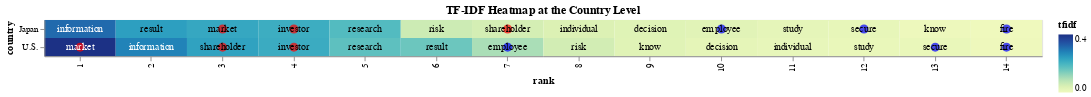

The notebook cell this image was saved under:
### Markdown cell above
![Heatmap Chart](chart1.png)

### Code cell
# Show the heat map at the country level.
term_list3 = ['shareholder', 'market', 'investor']
term_list4 = ['employee', 'secure', 'fire']

tfidf_melted2 = tfidf_df_country.melt(
    id_vars=['country'],
    var_name='term',
    value_name='tfidf')

tfidf_melted2 = tfidf_melted2.sort_values(
    by=['country', 'tfidf', 'term'],
    ascending=[True, False, True])

tfidf_melted2['rank'] = tfidf_melted2.groupby('country').cumcount() + 1

base = alt.Chart(tfidf_melted2).encode(
    x='rank:O',
    y='country:N'
)

heatmap = base.mark_rect().encode(
    color='tfidf:Q'
)

circle_red2 = base.mark_circle(size=100).encode(
    color=alt.condition(
        alt.FieldOneOfPredicate(field='term', oneOf=term_list3),
        alt.value('red'),
        alt.value('#FFFFFF00')
    )
)

circle_blue2 = base.mark_circle(size=100).encode(
    color=alt.condition(
        alt.FieldOneOfPredicate(field='term', oneOf=term_list4),
        alt.value('blue'),
        alt.value('#FFFFFF00')
    )
)

text = base.mark_text(baseline='middle').encode(
    text='term:N',
    color=alt.condition(alt.datum.tfidf >= 0.23,
                        alt.value('white'),
                        alt.value('black'))
)

chart2 = (heatmap + circle_red2 + circle_blue2 + text).properties(
    width=1100,
    title='TF-IDF Heatmap at the Country Level'
)

chart2.save('chart2.png')
chart2

### Figure 1 — Vega-Lite specification as saved in the notebook (floating-point values rounded to 4 significant figures)
{"config": {"view": {"continuousWidth": 300, "continuousHeight": 300}}, "layer": [{"mark": {"type": "rect"}, "encoding": {"color": {"field": "tfidf", "type": "quantitative"}, "x": {"field": "rank", "type": "ordinal"}, "y": {"field": "country", "type": "nominal"}}}, {"mark": {"type": "circle", "size": 100}, "encoding": {"color": {"condition": {"test": {"field": "term", "oneOf": ["shareholder", "market", "investor"]}, "value": "red"}, "value": "#FFFFFF00"}, "x": {"field": "rank", "type": "ordinal"}, "y": {"field": "country", "type": "nominal"}}}, {"mark": {"type": "circle", "size": 100}, "encoding": {"color": {"condition": {"test": {"field": "term", "oneOf": ["employee", "secure", "fire"]}, "value": "blue"}, "value": "#FFFFFF00"}, "x": {"field": "rank", "type": "ordinal"}, "y": {"field": "country", "type": "nominal"}}}, {"mark": {"type": "text", "baseline": "middle"}, "encoding": {"color": {"condition": {"test": "(datum.tfidf >= 0.23)", "value": "white"}, "value": "black"}, "text": {"field": "term", "type": "nominal"}, "x": {"field": "rank", "type": "ordinal"}, "y": {"field": "country", "type": "nominal"}}}], "data": {"name": "data-1504289c2ce241590de1b46491d386b2"}, "title": "TF-IDF Heatmap at the Country Level", "width": 1100, "$schema": "https://vega.github.io/schema/vega-lite/v5.20.1.json", "datasets": {"data-1504289c2ce241590de1b46491d386b2": [{"country": "Japan", "term": "information", "tfidf": 0.2876, "rank": 1}, {"country": "Japan", "term": "result", "tfidf": 0.2214, "rank": 2}, {"country": "Japan", "term": "market", "tfidf": 0.2076, "rank": 3}, {"country": "Japan", "term": "investor", "tfidf": 0.1978, "rank": 4}, {"country": "Japan", "term": "research", "tfidf": 0.1715, "rank": 5}, {"country": "Japan", "term": "risk", "tfidf": 0.05658, "rank": 6}, {"country": "Japan", "term": "shareholder", "tfidf": 0.04744, "rank": 7}, {"country": "Japan", "term": "individual", "tfidf": 0.03673, "rank": 8}, {"country": "Japan", "term": "decision", "tfidf": 0.03044, "rank": 9}, {"country": "Japan", "term": "employee", "tfidf": 0.02742, "rank": 10}, {"country": "Japan", "term": "study", "tfidf": 0.01995, "rank": 11}, {"country": "Japan", "term": "secure", "tfidf": 0.01641, "rank": 12}, {"country": "Japan", "term": "know", "tfidf": 0.004482, "rank": 13}, {"country": "Japan", "term": "fire", "tfidf": 0.001575, "rank": 14}, {"country": "U.S.", "term": "market", "tfidf": 0.3701, "rank": 1}, {"country": "U.S.", "term": "information", "tfidf": 0.2588, "rank": 2}, {"country": "U.S.", "term": "shareholder", "tfidf": 0.2165, "rank": 3}, {"country": "U.S.", "term": "investor", "tfidf": 0.2006, "rank": 4}, {"country": "U.S.", "term": "research", "tfidf": 0.1599, "rank": 5}, {"country": "U.S.", "term": "result", "tfidf": 0.146, "rank": 6}, {"country": "U.S.", "term": "employee", "tfidf": 0.09225, "rank": 7}, {"country": "U.S.", "term": "risk", "tfidf": 0.05, "rank": 8}, {"country": "U.S.", "term": "know", "tfidf": 0.02841, "rank": 9}, {"country": "U.S.", "term": "decision", "tfidf": 0.02091, "rank": 10}, {"country": "U.S.", "term": "individual", "tfidf": 0.0159, "rank": 11}, {"country": "U.S.", "term": "study", "tfidf": 0.01213, "rank": 12}, {"country": "U.S.", "term": "secure", "tfidf": 0.01195, "rank": 13}, {"country": "U.S.", "term": "fire", "tfidf": 0.004186, "rank": 14}]}}
